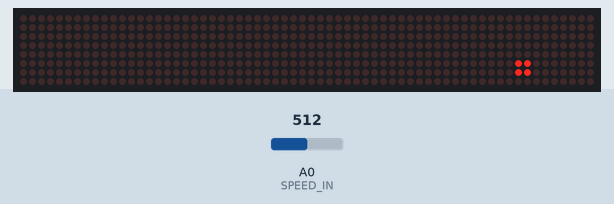
This sketch was run on a simulated ESP8266 (NodeMCU). On the bench: 64×8 LED matrix. The inputs (shaded band) are chosen by the test bench; at power-on: A0 (SPEED_IN) = 512. WiFi joins after 1.5 s; servers stay silent unless stated; the Firebase database answers and starts empty; what the sketch prints to the serial monitor is not drawn.

Above: at 4.35 s.
4.4 s: A0 (SPEED_IN) set to 122
At 5.0 s:
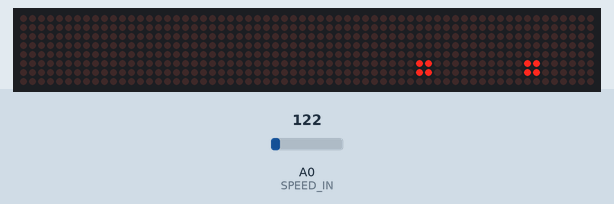
7.1 s: A0 (SPEED_IN) set to 0
At 7.2 s:
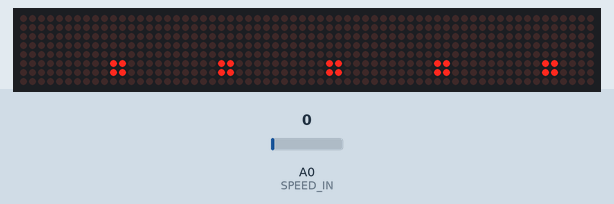

The sketch:

parola_attempt_2_final.ino
```cpp
// Use the MD_MAX72XX library to scroll text on the display
//
// Demonstrates the use of the callback function to control what
// is scrolled on the display text.
//
// User can enter text on the serial monitor and this will display as a
// scrolling message on the display.
// Speed for the display is controlled by a pot on SPEED_IN analog in.

#include <MD_Parola.h>
#include <MD_MAX72xx.h>
#include <SPI.h>
#include <Firebase.h>
#include <FirebaseArduino.h>
#include <ESP8266WiFi.h>
#include <Arduino.h>


#define USE_POT_CONTROL 1
#define PRINT_CALLBACK  0
#define PRINT(s, v) { Serial.print(F(s)); Serial.print(v); }

// Define the number of devices we have in the chain and the hardware interface
// NOTE: These pin numbers will probably not work with your hardware and may
// need to be adapted
#define HARDWARE_TYPE MD_MAX72XX::FC16_HW
#define MAX_DEVICES 8

#define CLK_PIN   D5  // or SCK
#define DATA_PIN  D7  // or MOSI
#define CS_PIN    D8  // or SS


// SPI hardware interface
MD_MAX72XX mx = MD_MAX72XX(HARDWARE_TYPE, CS_PIN, MAX_DEVICES);
// Arbitrary pins
//MD_MAX72XX mx = MD_MAX72XX(HARDWARE_TYPE, DATA_PIN, CLK_PIN, CS_PIN, MAX_DEVICES);

// Scrolling parameters
#if USE_POT_CONTROL
#define SPEED_IN A0
#else
#define SCROLL_DELAY  1000 // in milliseconds
#endif // USE_POT_CONTROL

#define CHAR_SPACING  1 // pixels between characters
#define FIREBASE_HOST ""
#define FIREBASE_AUTH ""
#define WIFI_SSID ""
#define WIFI_PASSWORD ""
// Global message buffers shared by Serial and Scrolling functions
#define BUF_SIZE  275
char curMessage[BUF_SIZE];
char newMessage[BUF_SIZE];
bool newMessageAvailable = false;

uint16_t  scrollDelay;  // in milliseconds

void readfromdatabase(void)
{
  static uint8_t  putIndex = 0;

  while (Firebase.available())
  {
    newMessage[putIndex] = (char)Serial.read();
    if ((newMessage[putIndex] == '\n') || (putIndex >= BUF_SIZE-3)) // end of message character or full buffer
    {
      // put in a message separator and end the string
      newMessage[putIndex++] = ' ';
      newMessage[putIndex] = '\0';
      // restart the index for next filling spree and flag we have a message waiting
      putIndex = 0;
      newMessageAvailable = true;
    }
    else if (newMessage[putIndex] != '\n')
      // Just save the next char in next location
      putIndex++;
  }
}

void scrollDataSink(uint8_t dev, MD_MAX72XX::transformType_t t, uint8_t col)
// Callback function for data that is being scrolled off the display
{
#if PRINT_CALLBACK
  Serial.print("\n cb ");
  Serial.print(dev);
  Serial.print(' ');
  Serial.print(t);
  Serial.print(' ');
  Serial.println(col);
#endif
}

uint8_t scrollDataSource(uint8_t dev, MD_MAX72XX::transformType_t t)
// Callback function for data that is required for scrolling into the display
{
  static char   *p = curMessage;
  static uint8_t  state = 0;
  static uint8_t  curLen, showLen;
  static uint8_t  cBuf[8];
  uint8_t colData;

  // finite state machine to control what we do on the callback
  switch(state)
  {
    case 0: // Load the next character from the font table
      showLen = mx.getChar(*p++, sizeof(cBuf)/sizeof(cBuf[0]), cBuf);
      curLen = 0;
      state++;

      // if we reached end of message, reset the message pointer
      if (*p == '\0')
      {
        p =curMessage;     // reset the pointer to start of message
        if (newMessageAvailable)  // there is a new message waiting
        {
          strcpy(curMessage, newMessage);  // copy it in
          newMessageAvailable = false;
        }
      }
      // !! deliberately fall through to next state to start displaying

    case 1: // display the next part of the character
      colData = cBuf[curLen++];
      if (curLen == showLen)
      {
        showLen = CHAR_SPACING;
        curLen = 0;
        state = 4;
      }
      break;

    case 2: // display inter-character spacing (blank column)
      colData = 0;
      if (curLen == showLen)
        state = 0;
      curLen++;
      break;

    default:
      state = 0;
  }

  return(colData);
}

 void scrollText(void)
{
  static uint32_t prevTime = 0;

  // Is it time to scroll the text?
  if (millis()-prevTime >= scrollDelay)
  {
    mx.transform(MD_MAX72XX::TSL);  // scroll along - the callback will load all the data
    prevTime = millis();      // starting point for next time
  }
}

uint16_t getScrollDelay(void)
{
#if USE_POT_CONTROL
  uint16_t  t;

  t = analogRead(SPEED_IN);
  t = map(t, 0, 1023, 32, 255);

  return(t);
#else
  return(SCROLL_DELAY);
#endif
}

void setup()
{
  WiFi.begin(WIFI_SSID, WIFI_PASSWORD);
  Serial.begin(115200);
  mx.begin();
  mx.setShiftDataInCallback(scrollDataSource);
  mx.setShiftDataOutCallback(scrollDataSink);

  Firebase.begin(FIREBASE_HOST, FIREBASE_AUTH);
  Serial.print("\n waiting...");
  Serial.print(".");
  Serial.print("the message present at the firebase is: \n");
  delay(3000);
  String eg=".   ";
  String xyz= Firebase.getString("Submit Message");
  xyz=xyz+eg;
  xyz.toCharArray(newMessage,  BUF_SIZE);
  Serial.print(newMessage);
  strcpy(curMessage, newMessage);
  newMessage[0] = '\0';

}

void loop()
{
  scrollDelay = getScrollDelay();
  readfromdatabase();
  scrollText();
}
```
